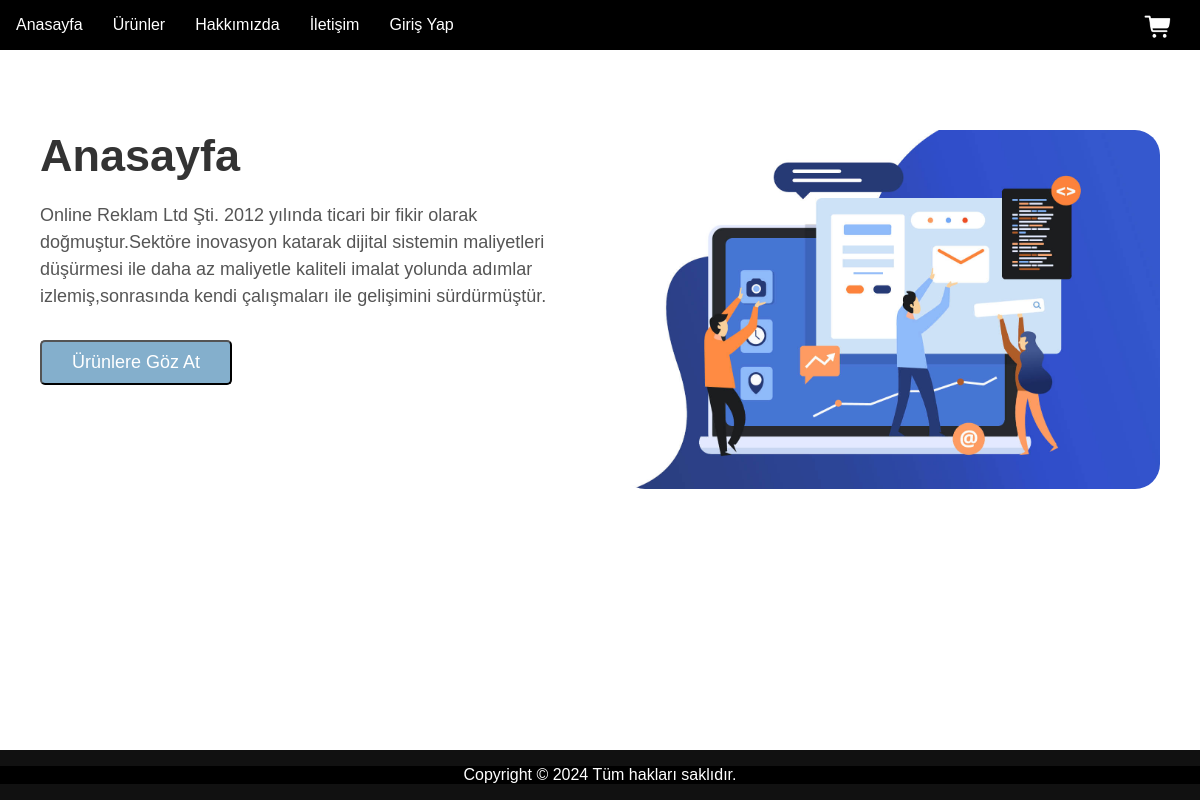
The page / on the database its author committed.
### tables this page shows
CREATE TABLE `indexpage` (
  `id` int(11) NOT NULL,
  `text` varchar(1000) NOT NULL,
  `img` varchar(30) NOT NULL
);

### index.php (the view, shortened to what this page needs)
<?php
include 'navbar.php';
$query = mysqli_query($conn, "SELECT * FROM indexpage WHERE id = '1'") or die('query executed');
if(mysqli_num_rows($query) > 0){
    $row = mysqli_fetch_assoc($query);
    $text = $row['text'];
    $img = $row['img'];
}
?>
<!DOCTYPE html>
<html lang="en">
<head>
    <link rel="stylesheet" href="Css/index.css">
</head>
<body>
<div class="about-us">
        <div class="container">
            <div class="row">
                <div class="flex">
                    <h3>Anasayfa</h3>
                    <p><?php echo $text ; ?></p>
                    <div>
                    <a href="products.php"><button class="btn">Ürünlere göz at</button></a>
                    </div>
                </div>
            <div class="flex">
                <img src="images/pages/<?php echo $img ; ?> "alt="">
            </div>
            </div>
        </div>
    </div>
    <?php
    include 'footer.php';
    ?>
</body>
</html>

### Css/navbar.css (style rules this page uses)
body { margin: 0px; font-family: "Poppins", sans-serif; }

### Css/index.css (style rules this page uses)
.about-us, .container, .row, .flex, .about-us h3 { margin: 0px; padding: 0px; box-sizing: border-box; font-family: "Poppins", sans-serif; }
.about-us { padding: 80px 0px; }
.container { max-width: 1200px; margin:0 auto; padding:0 20px; }
.row { display: flex; flex-wrap: wrap; }
.flex { flex: 0 0 50%; max-width: 50%; padding: 0 20px; }
.about-us h3 { font-size: 45px; margin-bottom: 20px; color: #333; }
.about-us p { font-size: 18px; line-height: 1.5; color: #555; margin-bottom: 20px; }
.about-us img { display: block; max-width: 100%; height: auto; margin:0 auto; border-radius: 25px; }
.btn { background-color: #84afcc; margin-top: 10px; display: inline-block; padding:10px 30px; cursor: pointer; font-size: 18px; color:white; border-radius: 5px; text-transform: capitalize; }

### rows shown on the page
indexpage: text "Online Reklam Ltd Şti. 2012 yılında ticari bir fikir olarak doğmuştur.Sektöre inovasyon katarak dijital sistemin maliyetleri düşürmesi ile daha az maliyetle kaliteli imalat yolunda adımlar izlemiş,sonrasında kendi çalışmaları ile gelişimini sürdürmüştür.", img (picture)
